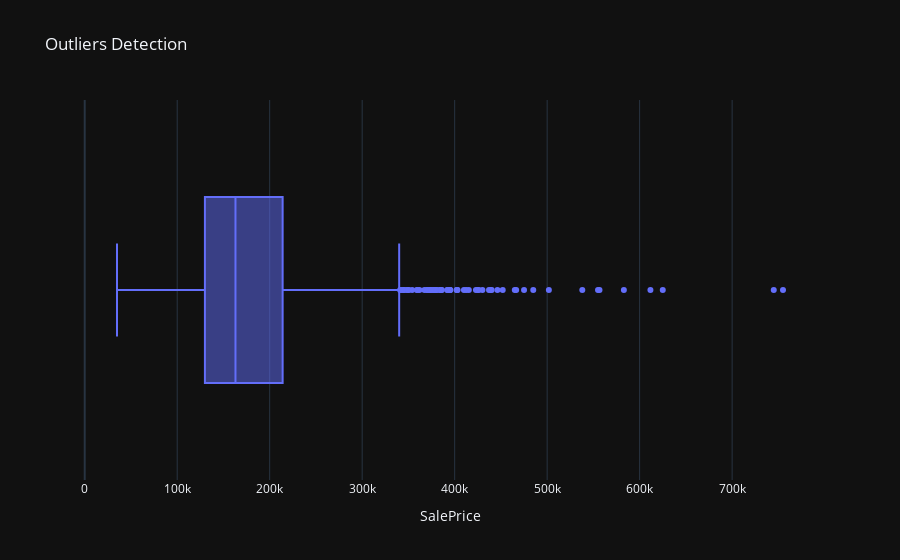

Notebook code for this chart:
### Code cell
#Outliers detection:
df_sales=df["SalePrice"]
px.box(df,x="SalePrice",title="Outliers Detection",template="plotly_dark")

### Figure 1 — Plotly figure (JSON) as saved in the notebook; plotly's stock layout.template omitted (floating-point values rounded to 4 significant figures; data arrays with more than 128 entries replaced by an {"elided": "..."} marker saying what was removed)
{"data": [{"alignmentgroup": "True", "hovertemplate": "SalePrice=%{x}<extra></extra>", "legendgroup": "", "marker": {"color": "#636efa"}, "name": "", "notched": false, "offsetgroup": "", "orientation": "h", "showlegend": false, "type": "box", "x": {"elided": "1460 int values"}, "x0": " ", "xaxis": "x", "y0": " ", "yaxis": "y"}], "layout": {"boxmode": "group", "legend": {"tracegroupgap": 0}, "title": {"text": "Outliers Detection"}, "xaxis": {"anchor": "y", "domain": [0, 1], "title": {"text": "SalePrice"}}, "yaxis": {"anchor": "x", "domain": [0, 1]}}}
